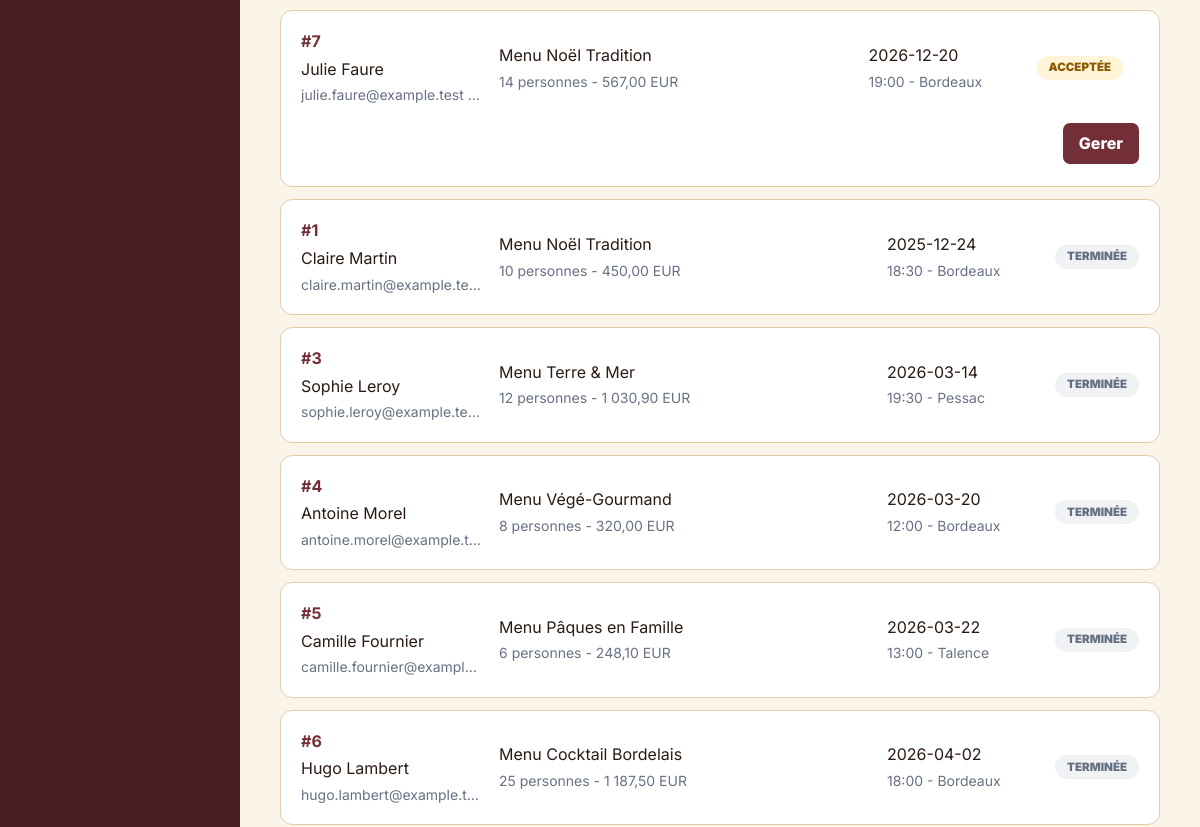
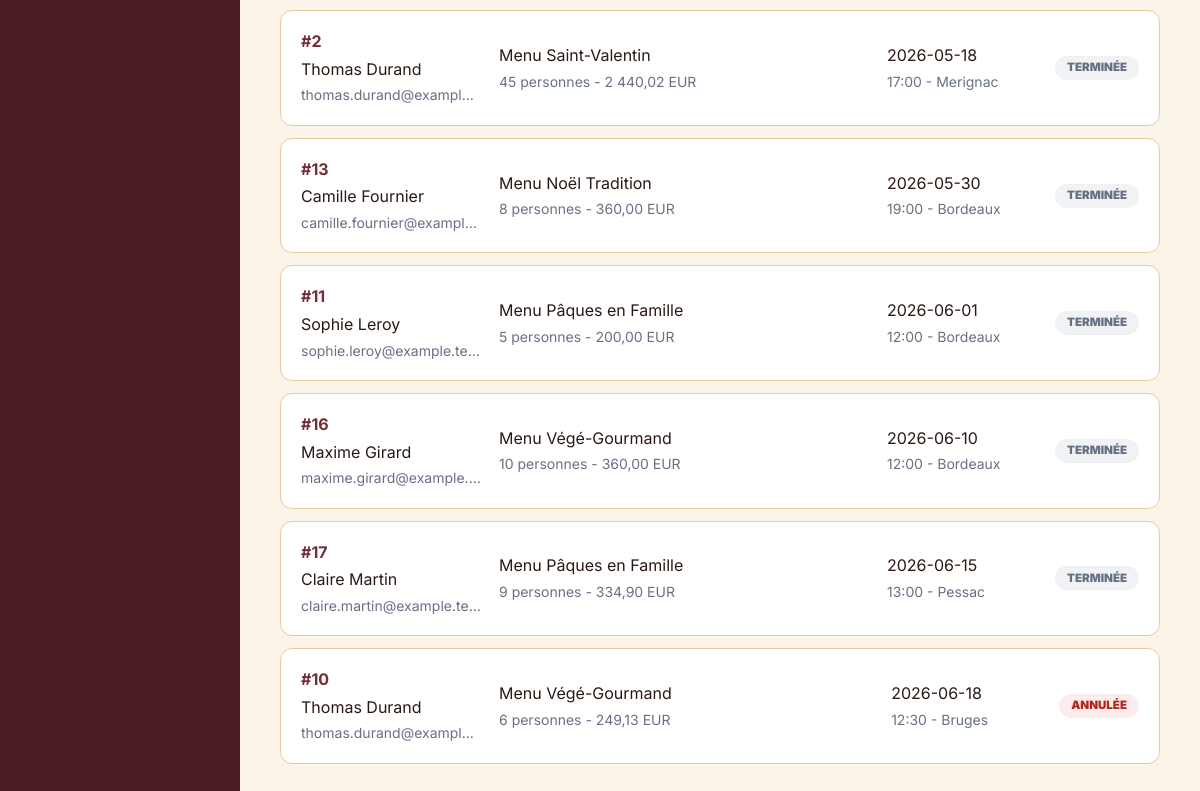
Before: /admin/commandes (signed in, lower part) with the older database file (2 pictures, top to bottom).
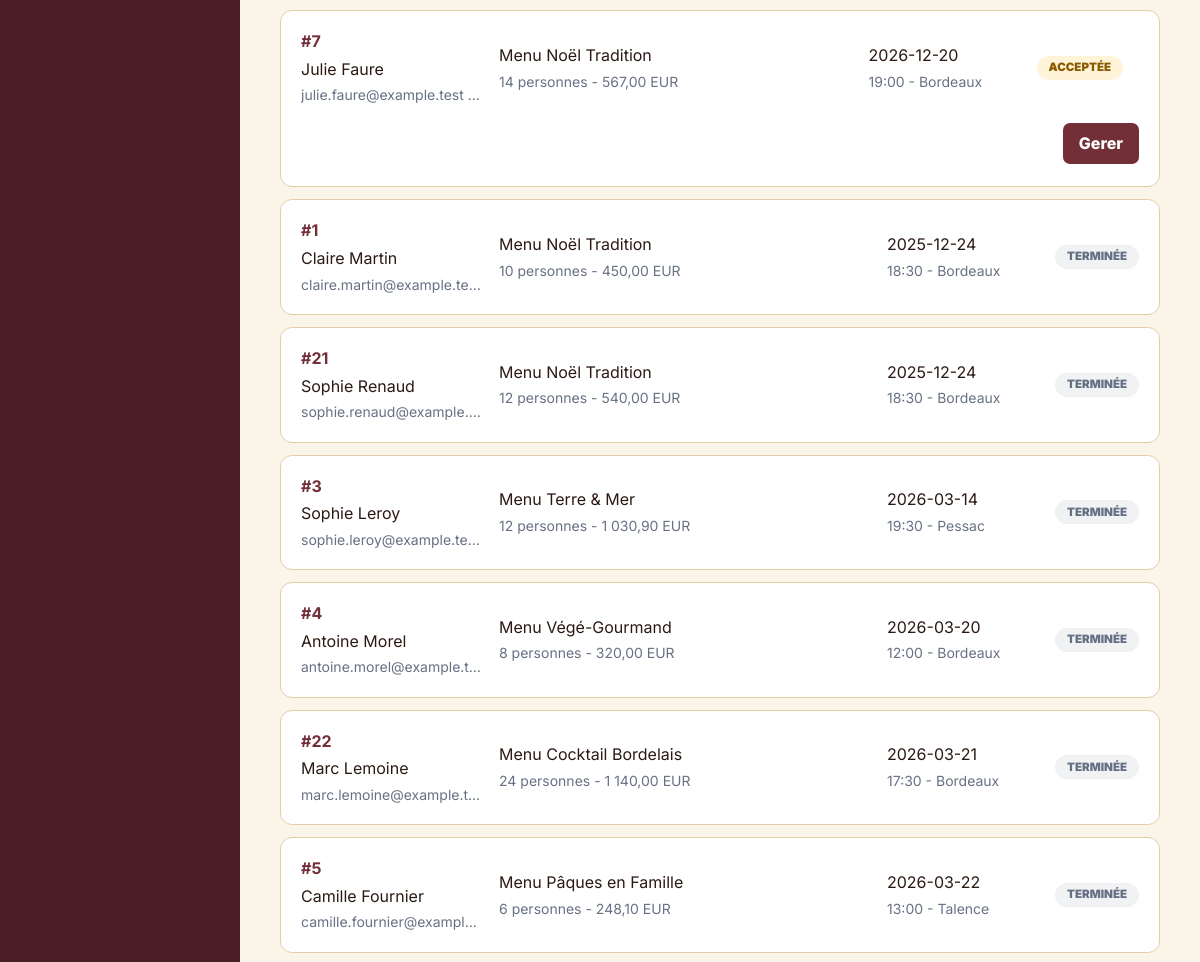
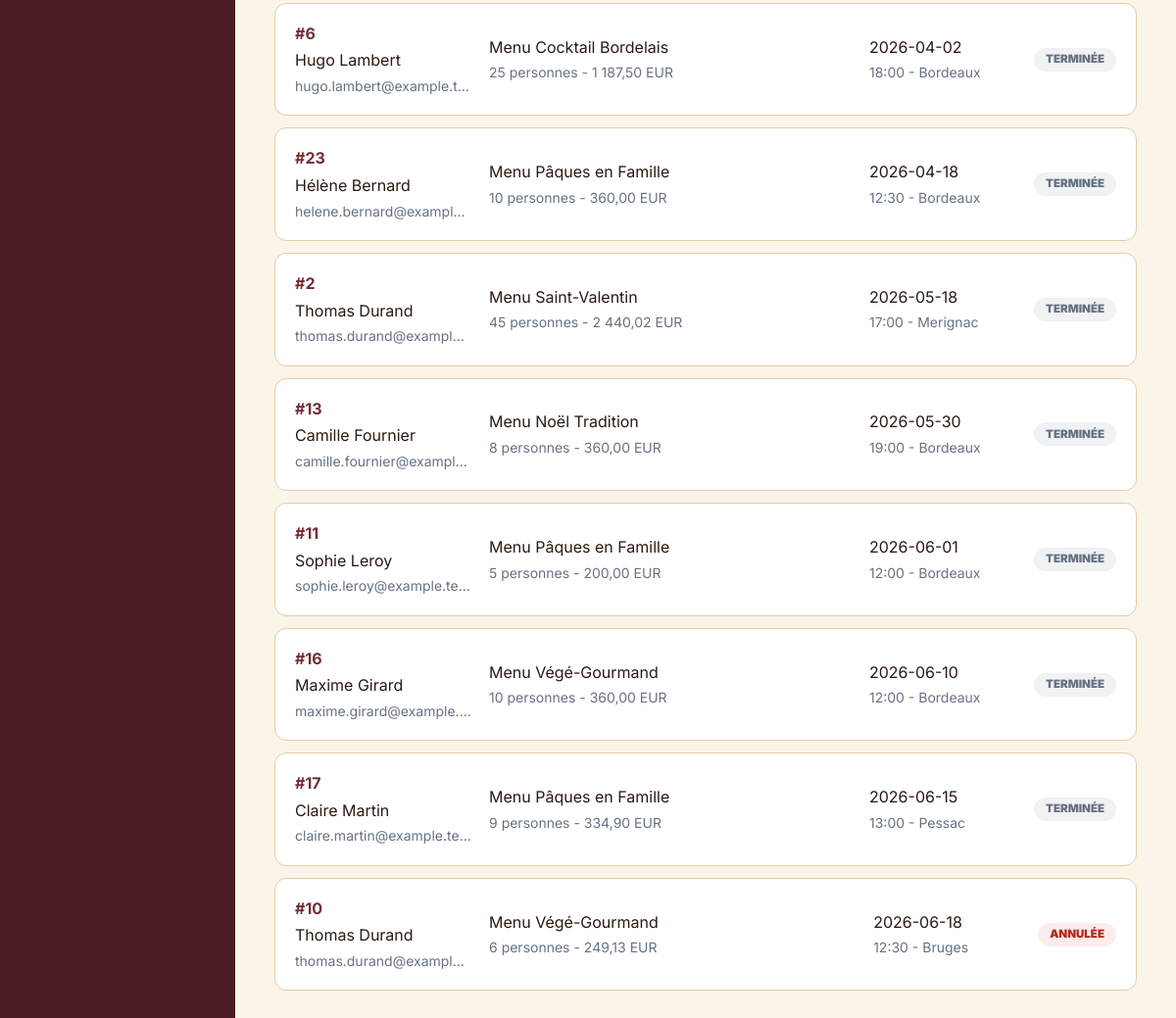
After: the same page with the newer database file (2 pictures, top to bottom).
### tables this page shows
CREATE TABLE `commandes` (
    `id_commande` INT UNSIGNED NOT NULL AUTO_INCREMENT,
    `id_utilisateur` INT UNSIGNED NOT NULL,
    `id_menu` INT UNSIGNED NOT NULL,
    `date_commande` DATETIME DEFAULT CURRENT_TIMESTAMP,
    `date_prestation` DATE NOT NULL,
    `heure_livraison` TIME NOT NULL,
    `adresse_livraison` VARCHAR(255) NOT NULL,
    `code_postal_livraison` VARCHAR(10) NOT NULL DEFAULT '33000',
    `ville_livraison` VARCHAR(80) NOT NULL,
    `distance_km` DECIMAL(6,2) DEFAULT 0,
    `commentaire_client` TEXT NULL,
    `nombre_personnes` INT UNSIGNED NOT NULL,
    `prix_menu` DECIMAL(10,2) NOT NULL,
    `remise` DECIMAL(10,2) DEFAULT 0,
    `prix_livraison` DECIMAL(10,2) DEFAULT 0,
    `prix_total` DECIMAL(10,2) NOT NULL,
    `statut_actuel` VARCHAR(40) NOT NULL DEFAULT 'en_attente',
    `materiel_prete` BOOLEAN DEFAULT FALSE,
    `materiel_retourne` BOOLEAN DEFAULT FALSE,
    `mode_contact_modification` VARCHAR(20) NULL,
    `motif_annulation` TEXT NULL,
    CONSTRAINT `pk_commandes`
        PRIMARY KEY (`id_commande`),
    INDEX `idx_commandes_id_utilisateur` (`id_utilisateur`),
    INDEX `idx_commandes_id_menu` (`id_menu`),
    INDEX `idx_commandes_statut_actuel` (`statut_actuel`),
    INDEX `idx_commandes_date_prestation` (`date_prestation`),
    CONSTRAINT `fk_commandes_utilisateurs`
        FOREIGN KEY (`id_utilisateur`)
        REFERENCES `utilisateurs` (`id_utilisateur`)
        ON DELETE RESTRICT,
    CONSTRAINT `fk_commandes_menus`
        FOREIGN KEY (`id_menu`)
        REFERENCES `menus` (`id_menu`)
        ON DELETE RESTRICT,
    CONSTRAINT `chk_commandes_distance_km`
        CHECK (`distance_km` >= 0),
    CONSTRAINT `chk_commandes_nombre_personnes`
        CHECK (`nombre_personnes` > 0),
    CONSTRAINT `chk_commandes_prix_menu`
        CHECK (`prix_menu` >= 0),
    CONSTRAINT `chk_commandes_remise`
        CHECK (`remise` >= 0),
    CONSTRAINT `chk_commandes_prix_livraison`
        CHECK (`prix_livraison` >= 0),
    CONSTRAINT `chk_commandes_prix_total`
        CHECK (`prix_total` >= 0),
    CONSTRAINT `chk_commandes_mode_contact_modification`
        CHECK (
            `mode_contact_modification` IS NULL
            OR `mode_contact_modification` IN ('gsm', 'email')
        ),
    CONSTRAINT `chk_commandes_statut_actuel`
        CHECK (
            `statut_actuel` IN (
                'en_attente',
                'acceptee',
                'en_preparation',
                'en_cours_de_livraison',
                'livre',
                'en_attente_retour_materiel',
                'terminee',
                'annulee'
            )
        )
);

CREATE TABLE `utilisateurs` (
    `id_utilisateur` INT UNSIGNED NOT NULL AUTO_INCREMENT,
    `id_role` INT UNSIGNED NOT NULL,
    `email` VARCHAR(120) NOT NULL,
    `password_hash` VARCHAR(255) NOT NULL,
    `nom` VARCHAR(80) NOT NULL,
    `prenom` VARCHAR(80) NOT NULL,
    `telephone` VARCHAR(30) NOT NULL,
    `adresse_postale` VARCHAR(255) NOT NULL,
    `ville` VARCHAR(80) NOT NULL,
    `pays` VARCHAR(80) DEFAULT 'France',
    `canal_contact_prefere` VARCHAR(20) NOT NULL DEFAULT 'email',
    `actif` BOOLEAN DEFAULT TRUE,
    `created_at` DATETIME DEFAULT CURRENT_TIMESTAMP,
    `updated_at` DATETIME NULL,
    CONSTRAINT `pk_utilisateurs`
        PRIMARY KEY (`id_utilisateur`),
    CONSTRAINT `uq_utilisateurs_email`
        UNIQUE (`email`),
    INDEX `idx_utilisateurs_id_role` (`id_role`),
    CONSTRAINT `chk_utilisateurs_canal_contact_prefere`
        CHECK (`canal_contact_prefere` IN ('email', 'telephone')),
    CONSTRAINT `fk_utilisateurs_roles`
        FOREIGN KEY (`id_role`)
        REFERENCES `roles` (`id_role`)
        ON DELETE RESTRICT
);

CREATE TABLE `menus` (
    `id_menu` INT UNSIGNED NOT NULL AUTO_INCREMENT,
    `id_regime` INT UNSIGNED NOT NULL,
    `id_theme` INT UNSIGNED NOT NULL,
    `titre` VARCHAR(120) NOT NULL,
    `description` TEXT NOT NULL,
    `conditions` TEXT NOT NULL,
    `nombre_personnes_minimum` INT UNSIGNED NOT NULL,
    `prix_minimum` DECIMAL(10,2) NOT NULL,
    `stock_disponible` INT UNSIGNED DEFAULT 0,
    `actif` BOOLEAN DEFAULT TRUE,
    `created_at` DATETIME DEFAULT CURRENT_TIMESTAMP,
    `updated_at` DATETIME NULL,
    CONSTRAINT `pk_menus`
        PRIMARY KEY (`id_menu`),
    INDEX `idx_menus_id_regime` (`id_regime`),
    INDEX `idx_menus_id_theme` (`id_theme`),
    INDEX `idx_menus_catalogue_filters` (`actif`, `id_theme`, `id_regime`, `prix_minimum`),
    INDEX `idx_menus_nombre_personnes_minimum` (`nombre_personnes_minimum`),
    CONSTRAINT `fk_menus_regimes`
        FOREIGN KEY (`id_regime`)
        REFERENCES `regimes` (`id_regime`)
        ON DELETE RESTRICT,
    CONSTRAINT `fk_menus_themes`
        FOREIGN KEY (`id_theme`)
        REFERENCES `themes` (`id_theme`)
        ON DELETE RESTRICT,
    CONSTRAINT `chk_menus_nombre_personnes_minimum`
        CHECK (`nombre_personnes_minimum` > 0),
    CONSTRAINT `chk_menus_prix_minimum`
        CHECK (`prix_minimum` >= 0),
    CONSTRAINT `chk_menus_stock_disponible`
        CHECK (`stock_disponible` >= 0)
);

### app/Core/BaseController.php (called while the page is built, shortened)
<?php
abstract class BaseController
{
    protected function view(string $view, array $data = []): void
    {
        $layoutPath = dirname(__DIR__) . '/Views/layouts/main.php';
        extract($data, EXTR_SKIP);
        require $layoutPath;
    }
    protected function e(mixed $value): string
    {
        return Security::escape($value);
    }
}

### app/Controllers/OrderController.php (called while the page is built, shortened)
<?php
final class OrderController extends BaseController
{
    public function employeeIndex(): void
    {
        $orderModel = new OrderModel();
        $filters = [
            'status' => Input::getString('status'),
            'customer' => Input::getString('customer'),
            'id_commande' => Input::getString('id_commande'),
            'nom' => Input::getString('nom'),
            'prenom' => Input::getString('prenom'),
            'email' => Input::getString('email'),
            'telephone' => Input::getString('telephone'),
            'adresse' => Input::getString('adresse'),
            'ville' => Input::getString('ville'),
        ];
        $this->view('employee/orders', [
            'pageTitle' => 'Gestion des commandes - Vite & Gourmand',
            'orders' => $orderModel->findAll($filters),
            'statusLabels' => $orderModel->statusLabels(),
            'filters' => $filters,
            'orderManagementBasePath' => $this->backOfficeOrdersBasePath(),
        ]);
    }
    private function backOfficeOrdersBasePath(): string
    {
        $path = parse_url($_SERVER['REQUEST_URI'] ?? '', PHP_URL_PATH) ?: '';
        return str_starts_with($path, '/admin') ? '/admin/commandes' : '/employe/commandes';
    }
}

### public/index.php (called while the page is built, shortened)
<?php
$router = new Router();
$router->dispatch(
    $_SERVER['REQUEST_METHOD'] ?? 'GET',
    parse_url($_SERVER['REQUEST_URI'] ?? '/', PHP_URL_PATH) ?: '/'
);

### config/database.php (called while the page is built, shortened)
<?php
return [
    'default' => getenv('DB_CONNECTION') ?: 'mysql',
    'connections' => [
        'mysql' => [
            'driver' => 'mysql',
            'host' => getenv('DB_HOST') ?: 'localhost',
            'port' => getenv('DB_PORT') ?: '3306',
            'database' => getenv('DB_NAME') ?: 'vite_gourmand',
            'username' => getenv('DB_USER') ?: 'root',
            'password' => getenv('DB_PASSWORD') ?: '',
            'charset' => 'utf8mb4',
            'options' => [
                \PDO::ATTR_ERRMODE => \PDO::ERRMODE_EXCEPTION,
                \PDO::ATTR_DEFAULT_FETCH_MODE => \PDO::FETCH_ASSOC,
                \PDO::ATTR_EMULATE_PREPARES => false,
                \PDO::ATTR_STRINGIFY_FETCHES => false,
                \PDO::ATTR_PERSISTENT => false,
            ],
        ],
    ],
];

### app/Core/Database.php (called while the page is built, shortened)
<?php
final class Database
{
    public function getConnection(): PDO
    {
        $config = $this->config ?: require dirname(__DIR__, 2) . '/config/database.php';
        $mysql = $config['connections']['mysql'];
        $dsn = sprintf(
            'mysql:host=%s;port=%s;dbname=%s;charset=%s',
            $mysql['host'],
            $mysql['port'],
            $mysql['database'],
            $mysql['charset']
        );
        $this->connection = new PDO(
            $dsn,
            $mysql['username'],
            $mysql['password'],
            $mysql['options']
        );
        return $this->connection;
    }
}

### app/Core/BaseModel.php (called while the page is built, shortened)
<?php
abstract class BaseModel
{
    protected function pdo(): PDO
    {
        $this->database ??= new Database();
        return $this->database->getConnection();
    }
}

### app/Models/OrderModel.php (called while the page is built, shortened)
<?php
final class OrderModel extends BaseModel
{
    public function findAll(array $filters = []): array
    {
        $conditions = [];
        $parameters = [];
        $textFilters = [
            'nom' => 'u.nom',
            'prenom' => 'u.prenom',
            'email' => 'u.email',
            'adresse' => 'c.adresse_livraison',
            'ville' => 'c.ville_livraison',
        ];
        foreach ($textFilters as $key => $column) {
            $value = trim((string) ($filters[$key] ?? ''));
            if ($value === '') {
                continue;
            }
            $conditions[] = $column . ' LIKE :' . $key;
            $parameters[$key] = '%' . $value . '%';
        }
        $whereClause = $conditions === [] ? '' : 'WHERE ' . implode(' AND ', $conditions);
        $sql = <<<SQL
            SELECT
                c.*,
                m.titre AS menu_titre,
                u.email AS client_email,
                u.nom AS client_nom,
                u.prenom AS client_prenom,
                u.telephone AS client_telephone
            FROM commandes c
            INNER JOIN menus m ON m.id_menu = c.id_menu
            INNER JOIN utilisateurs u ON u.id_utilisateur = c.id_utilisateur
            {$whereClause}
            ORDER BY
                CASE WHEN c.statut_actuel IN ('terminee', 'annulee') THEN 1 ELSE 0 END ASC,
                c.date_prestation ASC,
                c.heure_livraison ASC,
                c.id_commande ASC
        SQL;
        $statement = $this->pdo()->prepare($sql);
        $statement->execute($parameters);
        return $statement->fetchAll();
    }
}

### app/Core/Security.php (called while the page is built, shortened)
<?php
final class Security
{
    public static function escape(mixed $value): string
    {
        return htmlspecialchars((string) $value, ENT_QUOTES | ENT_SUBSTITUTE, 'UTF-8');
    }
}

### app/Views/employee/orders.php (the view, shortened to what this page needs)
<?php
$backofficeStatusLabels = $statusLabels;
$backofficeStatusLabels['en_attente'] = 'Reçue';
$focusedOrderId = ctype_digit($filters['id_commande']) ? (int) $filters['id_commande'] : 0;
?>
<section class="page-section">
    <div class="container">
        <?php if ($orders === []): ?>
            <div class="page-panel">
                <p>Aucune commande ne correspond aux filtres.</p>
            </div>
        <?php else: ?>
            <div class="employee-order-list">
                <?php foreach ($orders as $order): ?>
                    <?php
                    $status = (string) $order['statut_actuel'];
                    $isClosed = in_array($status, ['terminee', 'annulee'], true);
                    ?>
                    <article id="commande-<?= (int) $order['id_commande'] ?>" class="employee-order-card<?= $isClosed ? ' employee-order-card-closed' : '' ?>">
                        <div class="employee-order-summary">
                            <div>
                                <strong>#<?= (int) $order['id_commande'] ?></strong>
                                <span><?= $this->e($order['client_prenom']) ?> <?= $this->e($order['client_nom']) ?></span>
                                <small><?= $this->e($order['client_email']) ?> - <?= $this->e($order['client_telephone']) ?></small>
                            </div>
                            <div>
                                <span><?= $this->e($order['menu_titre']) ?></span>
                                <small><?= (int) $order['nombre_personnes'] ?> personnes - <?= number_format((float) $order['prix_total'], 2, ',', ' ') ?> EUR</small>
                            </div>
                            <div>
                                <span><?= $this->e($order['date_prestation']) ?></span>
                                <small><?= $this->e(substr((string) $order['heure_livraison'], 0, 5)) ?> - <?= $this->e($order['ville_livraison']) ?></small>
                            </div>
                            <span class="status-pill status-<?= $this->e(str_replace('_', '-', $status)) ?>">
                                <?= $this->e($backofficeStatusLabels[$status] ?? $status) ?>
                            </span>
                        </div>
                        <?php if (!$isClosed): ?>
                            <details class="employee-manage-details"<?= $focusedOrderId === (int) $order['id_commande'] ? ' open' : '' ?>>
                                <summary>Gerer</summary>
                            </details>
                        <?php endif; ?>
                    </article>
                <?php endforeach; ?>
            </div>
        <?php endif; ?>
    </div>
</section>

### app/Core/Router.php (shortened to what this page needs)
<?php
final class Router
{
    private array $routes = [];
    public function dispatch(string $method, string $path): void
    {
        $method = strtoupper($method);
        $path = $this->normalizePath($path);
        foreach ($this->routes[$method] ?? [] as $route) {
            if (preg_match($route['pattern'], $path, $matches) !== 1) {
                continue;
            }
            $parameters = [];
            $this->callHandler($route['handler'], $parameters);
            return;
        }
    }
    private function callHandler(array $handler, array $parameters = []): void
    {
        [$controllerClass, $action] = $handler;
        $controller = new $controllerClass();
        $controller->{$action}(...$parameters);
    }
    private function addRoute(string $method, string $path, array $handler, array $middlewares = []): void
    {
        $normalizedPath = $this->normalizePath($path);
        $this->routes[strtoupper($method)][] = [
            'path' => $normalizedPath,
            'pattern' => $this->compilePattern($normalizedPath),
            'parameters' => $this->extractParameterNames($normalizedPath),
            'handler' => $handler,
            'middlewares' => $middlewares,
        ];
    }
    private function normalizePath(string $path): string
    {
        $normalizedPath = '/' . trim($path, '/');
        return $normalizedPath === '/' ? '/' : rtrim($normalizedPath, '/');
    }
    private function compilePattern(string $path): string
    {
        $pattern = preg_replace('#\{([a-zA-Z_][a-zA-Z0-9_]*)\}#', '(?P<$1>[^/]+)', $path);
        return '#^' . $pattern . '$#';
    }
    private function extractParameterNames(string $path): array
    {
        preg_match_all('#\{([a-zA-Z_][a-zA-Z0-9_]*)\}#', $path, $matches);
        return $matches[1] ?? [];
    }
}

### app/Views/layouts/main.php (shortened to what this page needs)
<?php
$currentPath = parse_url($_SERVER['REQUEST_URI'] ?? '/', PHP_URL_PATH) ?: '/';
$isBackOfficeRoute = str_starts_with($currentPath, '/admin') || str_starts_with($currentPath, '/employe');
$isBackOffice = $isBackOfficeRoute;
$bodyClass = trim(($bodyClass ?? '') . ($isBackOffice ? ' backoffice-body' : ''));
$assetVersion = static function (string $assetPath): string {
    $fullPath = dirname(__DIR__, 3) . '/public' . $assetPath;
    return is_file($fullPath) ? (string) filemtime($fullPath) : '1';
};
?>
<!doctype html>
<html lang="fr">
<head>
    <link href="https://cdn.jsdelivr.net/npm/bootstrap@5.3.3/dist/css/bootstrap.min.css" rel="stylesheet">
    <link href="https://cdn.jsdelivr.net/npm/bootstrap-icons@1.11.3/font/bootstrap-icons.css" rel="stylesheet">
    <link href="/assets/css/style.css?v=<?= $assetVersion('/assets/css/style.css') ?>" rel="stylesheet">
</head>
<body id="top" class="<?= htmlspecialchars($bodyClass, ENT_QUOTES, 'UTF-8') ?>">
    <?php if ($isBackOffice): ?>
        <main class="backoffice-shell">
            <aside class="backoffice-sidebar" aria-label="Navigation interne">
            </aside>
            <section class="backoffice-main">
                <div class="backoffice-content">
                    <?php require $viewPath; ?>
                </div>
            </section>
        </main>
    <?php endif; ?>
</body>
</html>

Changed rows visible on the page:
added commandes: id_commande "21", id_utilisateur.prenom "Sophie", id_utilisateur.nom "Renaud", id_utilisateur.email "sophie.renaud@example.…", id_menu.titre "Menu Noël Tradition", nombre_personnes "12", prix_total "540,00", date_prestation "2025-12-24", heure_livraison "18:30", ville_livraison "Bordeaux", statut_actuel "TERMINÉE"
added commandes: id_commande "22", id_utilisateur.prenom "Marc", id_utilisateur.nom "Lemoine", id_utilisateur.email "marc.lemoine@example.t…", id_menu.titre "Menu Cocktail Bordelais", nombre_personnes "24", prix_total "1 140,00", date_prestation "2026-03-21", heure_livraison "17:30", ville_livraison "Bordeaux", statut_actuel "TERMINÉE"
added commandes: id_commande "23", id_utilisateur.prenom "Hélène", id_utilisateur.nom "Bernard", id_utilisateur.email "helene.bernard@exampl…", id_menu.titre "Menu Pâques en Famille", nombre_personnes "10", prix_total "360,00", date_prestation "2026-04-18", heure_livraison "12:30", ville_livraison "Bordeaux", statut_actuel "TERMINÉE"
